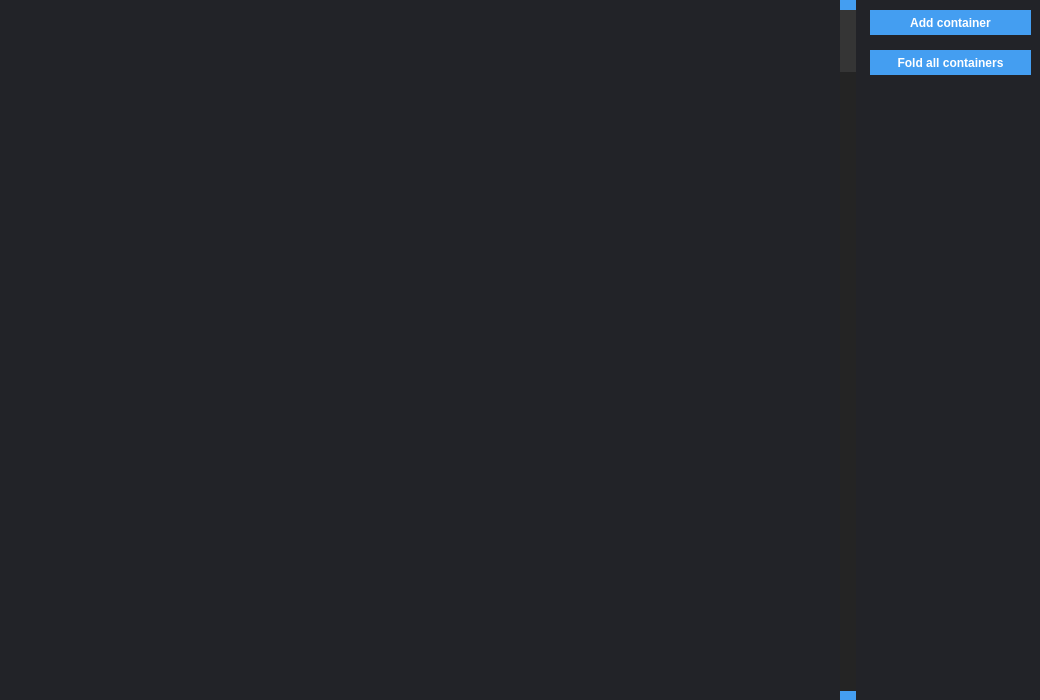
<?xml version="1.0" encoding="UTF-8"?>
<ui version="4.0">
 <class>BlueWidget</class>
 <widget class="QWidget" name="BlueWidget">
  <property name="geometry">
   <rect>
    <x>0</x>
    <y>0</y>
    <width>1040</width>
    <height>700</height>
   </rect>
  </property>
  <property name="windowTitle">
   <string>Form</string>
  </property>
  <property name="styleSheet">
   <string notr="true">background-color: rgb(34, 35, 40);</string>
  </property>
  <widget class="QPushButton" name="addContainer">
   <property name="enabled">
    <bool>true</bool>
   </property>
   <property name="geometry">
    <rect>
     <x>870</x>
     <y>10</y>
     <width>161</width>
     <height>25</height>
    </rect>
   </property>
   <property name="styleSheet">
    <string notr="true">QPushButton
{
border:0px;
background-color: rgb(68, 158, 241);
color: rgb(255, 255, 255);
font-weight: bold
}

QPushButton::pressed {
background-color: rgb(93, 127, 247);
}</string>
   </property>
   <property name="text">
    <string>Add container</string>
   </property>
  </widget>
  <widget class="QListWidget" name="containerList">
   <property name="geometry">
    <rect>
     <x>0</x>
     <y>0</y>
     <width>830</width>
     <height>700</height>
    </rect>
   </property>
   <property name="styleSheet">
    <string notr="true">QListWidget::item
{
    background-color: rgb(44, 44, 52); 
}
QListWidget::item:selected
{
    background-color: rgb(44, 44, 52);
}</string>
   </property>
   <property name="frameShape">
    <enum>QFrame::NoFrame</enum>
   </property>
   <property name="verticalScrollBarPolicy">
    <enum>Qt::ScrollBarAlwaysOff</enum>
   </property>
   <property name="horizontalScrollBarPolicy">
    <enum>Qt::ScrollBarAlwaysOff</enum>
   </property>
   <property name="sizeAdjustPolicy">
    <enum>QAbstractScrollArea::AdjustIgnored</enum>
   </property>
   <property name="editTriggers">
    <set>QAbstractItemView::NoEditTriggers</set>
   </property>
   <property name="showDropIndicator" stdset="0">
    <bool>false</bool>
   </property>
   <property name="dragDropMode">
    <enum>QAbstractItemView::NoDragDrop</enum>
   </property>
   <property name="defaultDropAction">
    <enum>Qt::IgnoreAction</enum>
   </property>
   <property name="verticalScrollMode">
    <enum>QAbstractItemView::ScrollPerItem</enum>
   </property>
   <property name="horizontalScrollMode">
    <enum>QAbstractItemView::ScrollPerPixel</enum>
   </property>
   <property name="movement">
    <enum>QListView::Static</enum>
   </property>
   <property name="resizeMode">
    <enum>QListView::Adjust</enum>
   </property>
   <property name="sortingEnabled">
    <bool>true</bool>
   </property>
  </widget>
  <widget class="QPushButton" name="fold">
   <property name="enabled">
    <bool>true</bool>
   </property>
   <property name="geometry">
    <rect>
     <x>870</x>
     <y>50</y>
     <width>161</width>
     <height>25</height>
    </rect>
   </property>
   <property name="styleSheet">
    <string notr="true">QPushButton
{
border:0px;
background-color: rgb(68, 158, 241);
color: rgb(255, 255, 255);
font-weight: bold
}

QPushButton::pressed {
background-color: rgb(93, 127, 247);
}</string>
   </property>
   <property name="text">
    <string>Fold all containers</string>
   </property>
  </widget>
  <widget class="QScrollBar" name="scrollBar">
   <property name="geometry">
    <rect>
     <x>840</x>
     <y>0</y>
     <width>16</width>
     <height>701</height>
    </rect>
   </property>
   <property name="styleSheet">
    <string notr="true">QScrollBar:vertical {	
background-color: rgb(36, 36, 36);
     width: 15px;
     margin: 10px 0 10px 0;
     border: 2px;
	border-color: rgb(255, 255, 255);
 }
 QScrollBar::handle:vertical {
     
	background-color: rgb(53, 53, 53);
     min-height: 20px;
 }
 QScrollBar::add-line:vertical {
     background-color: rgb(68, 158, 241);
     height: 10px;
     subcontrol-position: bottom;
     subcontrol-origin: margin;
 }

 QScrollBar::sub-line:vertical {
     background-color: rgb(68, 158, 241);
     height: 10px;
     subcontrol-position: top;
     subcontrol-origin: margin;
 }
 QScrollBar::up-arrow:vertical, QScrollBar::down-arrow:vertical {

 }

 QScrollBar::add-page:vertical, QScrollBar::sub-page:vertical {
     background: none;
 }</string>
   </property>
   <property name="orientation">
    <enum>Qt::Vertical</enum>
   </property>
  </widget>
 </widget>
 <resources/>
 <connections/>
</ui>
